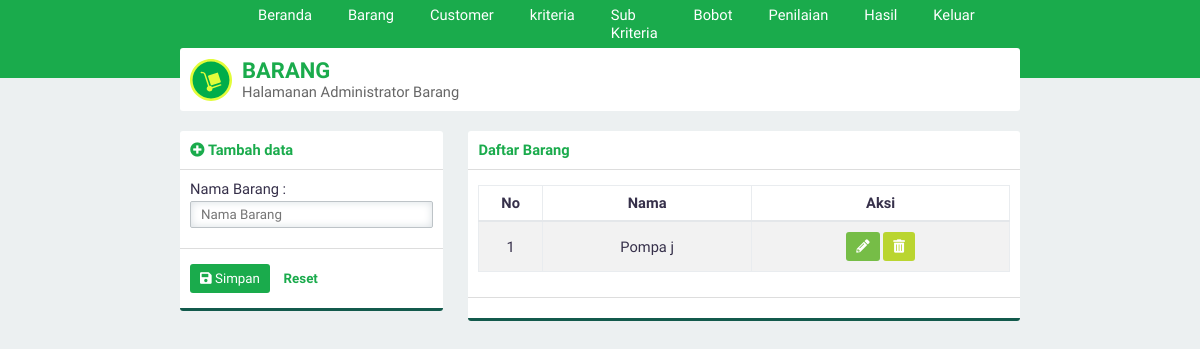
Before: /?page=barang (signed in) with the older database file.
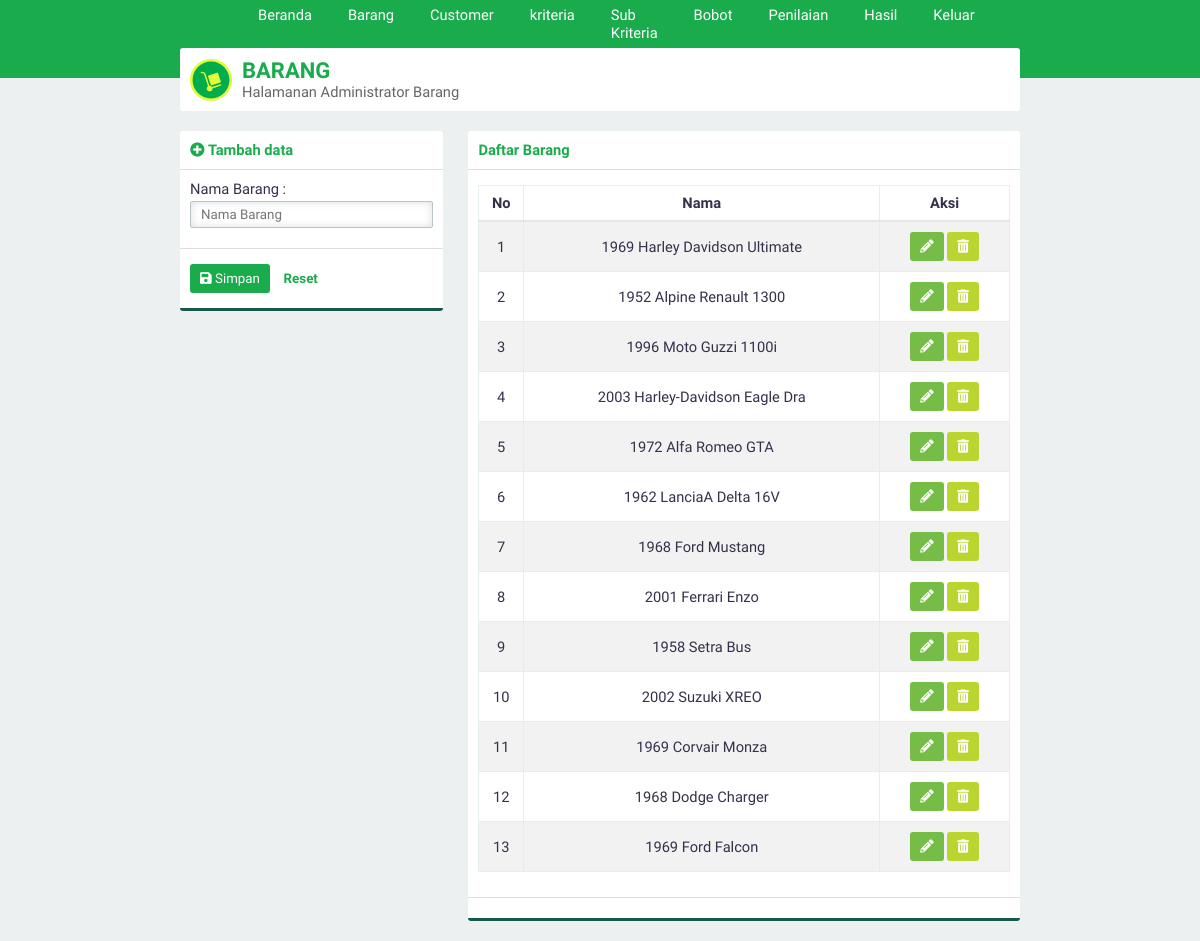
After: the same page with the newer database file.
### tables this page shows
CREATE TABLE IF NOT EXISTS `jenis_barang` (
`id_jenisbarang` int(3) NOT NULL,
  `namaBarang` varchar(30) NOT NULL
);

### page/barang.php (the view, shortened to what this page needs)
<div class="panel">
    <div class="panel-middle" id="judul">
        <img src="asset/image/barang.svg">
        <div id="judul-text">
            <h2 class="text-green">BARANG</h2>
            Halamanan Administrator Barang
        </div>
    </div>
</div>
<div class="row">
    <div class="col-4">
        <div class="panel">
            <?php
            if (@htmlspecialchars($_GET['aksi'])=='ubah'){
                include 'ubahbarang.php';
            }else{
                include 'tambahbarang.php';
            }
            ?>
        </div>
    </div>
    <div class="col-8">
        <div class="panel">
            <div class="panel-top">
                <b class="text-green">Daftar Barang</b>
            </div>
            <div class="panel-middle">
                <div class="table-responsive">
                    <table>
                        <thead><tr><th>No</th><th>Nama</th><th>Aksi</th></tr></thead>
                        <tbody>
                        <?php
                        $query="SELECT * FROM jenis_barang";
                        $execute=$konek->query($query);
                        if ($execute->num_rows > 0){
                            $no=1;
                            while($data=$execute->fetch_array(MYSQLI_ASSOC)){
                                echo"
                                <tr id='data'>
                                    <td>$no</td>
                                    <td>$data[namaBarang]</td>
                                    <td>
                                    <div class='norebuttom'>
                                    <a class=\"btn btn-light-green\" href='./?page=barang&aksi=ubah&id=".$data['id_jenisbarang']."'><i class='fa fa-pencil-alt'></i></a>
                                    <a class=\"btn btn-yellow\" data-a=".$data['namaBarang']." id='hapus' href='./proses/proseshapus.php/?op=barang&id=".$data['id_jenisbarang']."'><i class='fa fa-trash-alt'></i></a></td>
                                </div></tr>";
                                $no++;
                            }
                        }else{
                            echo "<tr><td  class='text-center text-green' colspan='3'>Kosong</td></tr>";
                        }
                        ?>
                </div>
            </div>
            <div class="panel-bottom"></div>
        </div>
    </div>
</div>

### index.php (shortened to what this page needs)
<?php
if (empty($_SESSION['user']) AND empty($_SESSION['pass'])){
    include 'login.php';
}else{
    include 'admin.php';
}

### admin.php (shortened to what this page needs)
<!DOCTYPE html>
<html>
<head>
	<link rel="stylesheet" type="text/css" href="asset/css/style.css">
    <link rel="stylesheet" type="text/css" href="asset/plugin/font-icon/css/fontawesome-all.min.css">
</head>
<body>
<nav>
    <?php include "nav.php"; ?>
</nav>
<main>
    <div id="main-body">
        <?php include "page.php"; ?>
</main>
</body>
</html>

### nav.php (shortened to what this page needs)
<ul class="nav">
    <li><a href="./?page=beranda">Beranda</a></li>
    <li><a href="./?page=barang">Barang</a></li>
    <li><a href="./?page=customer">Customer</a></li>
    <li><a href="./?page=kriteria">kriteria</a></li>
    <li><a href="./?page=subkriteria">Sub Kriteria</a></li>
    <li><a href="./?page=bobot">Bobot</a></li>
    <li><a href="./?page=penilaian">Penilaian</a></li>
    <li><a href="./?page=hasil">Hasil</a></li>
    <li><a href="./logout.php" id="out">Keluar</a></li>
</ul>

### page.php (shortened to what this page needs)
<?php
$page=htmlspecialchars(@$_GET['page']);
switch ($page){
    case 'barang':
        include 'page/barang.php';
        break;
}

### page/tambahbarang.php (shortened to what this page needs)
<div class="panel-top">
    <b class="text-green"><i class="fa fa-plus-circle text-green"></i> Tambah data</b>
</div>
<form id="form" method="POST" action="./proses/prosestambah.php">
    <div class="panel-middle">
        <div class="group-input">
            <label for="barang" >Nama Barang :</label>
            <input type="text" class="form-custom" required autocomplete="off" placeholder="Nama Barang" id="barang" name="barang">
        </div>
    </div>
    <div class="panel-bottom">
        <button type="submit" id="buttonsimpan" class="btn btn-green"><i class="fa fa-save"></i> Simpan</button>
        <button type="reset" id="buttonreset" class="btn btn-second">Reset</button>
    </div>
</form>

### asset/css/style.css (style rules this page uses)
* { padding: 0; margin: 0; font-family: 'Work Sans', sans-serif; color: #36304A; font-weight: 500; letter-spacing: normal; }
a { text-decoration: none; }
h2 { font-size: 1.5em; }
b, h1, h2, h3, h4, h5 { padding: 0; font-weight: 600 !important; margin: 0.83em 0em; }
.text-green { color: #1aab4c !important; }
input, select { border: none; width: 100%; }
.form-custom { padding: 5px 10px; border: solid 1px #BDC3C7; -webkit-border-radius: 2px; -moz-border-radius: 2px; border-radius: 2px; box-sizing: border-box; box-shadow: inset 0 0 8px #d9dfe3; margin: 3px 0 10px 0; }
.btn { border: none; -webkit-padding: 7px 10px; -o-padding: 7px 10px; -moz-padding: 7px 10px; padding: 7px 10px; border-radius: 3px; margin: 5px 0px; display: inline-block; cursor: pointer; font-size: 10pt !important; }
.btn i { color: white !important; }
.btn-green { background-color: #1aab4c; color: white !important; }
.btn-light-green { background-color: #76bd47; color: white !important; }
.btn-yellow { background-color: #bad530; color: white !important; }
.btn-second { background-color: transparent; color: #1aab4c; font-weight: 600; }
.row { margin-top: 10px; display: flex; }
div[class^="col-"] { margin-left: 3%; }
div[class^="col-"]:first-child { margin-left: 0%; }
.col-4 { width: 31.3333333333%; }
.col-8 { width: 65.6666666667%; }
.table-responsive { overflow-y: hidden; }
table { width: 100%; text-align: center; border-collapse: collapse; margin: 5px 0px 15px 0px; }
table tr th { padding: 8px 0px; border: solid 1px #e9ecef; border-bottom: solid 2px #e4e7ea; font-weight: bold; }
table td { border: solid 1px #e9ecef; padding: 5px; }
table tr#data:nth-child(odd) { background-color: #f2f2f2; }
.panel { background-color: white; border-radius: 3px; -webkit-box-sizing: border-box; -moz-box-sizing: border-box; -o-box-sizing: border-box; box-sizing: border-box; margin-bottom: 20px; overflow: hidden; }
.panel-top { padding: 10px; box-sizing: padding-box; border-bottom: solid 1px #dddddd; }
.panel-middle { padding: 10px; box-sizing: padding-box; }
.panel-bottom { padding: 10px; border-bottom: solid 3px #135a4c; border-top: solid 1px #dddddd; }
nav { background-color: #1aab4c; width: 100vw; }
ul.nav { width: 60vw; display: flex; justify-content: space-around; list-style: none; margin: 0 auto; padding: 0; }
ul.nav li a { font-size: 11pt; display: block; text-decoration: none; color: white; padding: 6px 18px; }
main { position: relative; display: flex; justify-content: center; }
main #main-body { width: 70vw; z-index: 1; top: 0; position: absolute; }
body { background-color: #ECF0F1; display: flex; width: 100vw; height: 100vh; align-items: center; flex-direction: column; overflow-x: hidden; font-size: 11pt; }
#judul { display: flex; align-items: center; }
#judul img { margin-right: 10px; }
#judul #judul-text { color: #666666; }
#judul #judul-text h2 { margin: 0 !important; }

Changed rows visible on the page:
changed jenis_barang: namaBarang "Pompa j" → "1969 Harley Davidson Ultimate"
added jenis_barang: namaBarang "1952 Alpine Renault 1300"
added jenis_barang: namaBarang "1996 Moto Guzzi 1100i"
added jenis_barang: namaBarang "2003 Harley-Davidson Eagle Dra"
added jenis_barang: namaBarang "1972 Alfa Romeo GTA"
added jenis_barang: namaBarang "1962 LanciaA Delta 16V"
added jenis_barang: namaBarang "1968 Ford Mustang"
added jenis_barang: namaBarang "2001 Ferrari Enzo"
added jenis_barang: namaBarang "1958 Setra Bus"
added jenis_barang: namaBarang "2002 Suzuki XREO"
added jenis_barang: namaBarang "1969 Corvair Monza"
added jenis_barang: namaBarang "1968 Dodge Charger"
added jenis_barang: namaBarang "1969 Ford Falcon"
